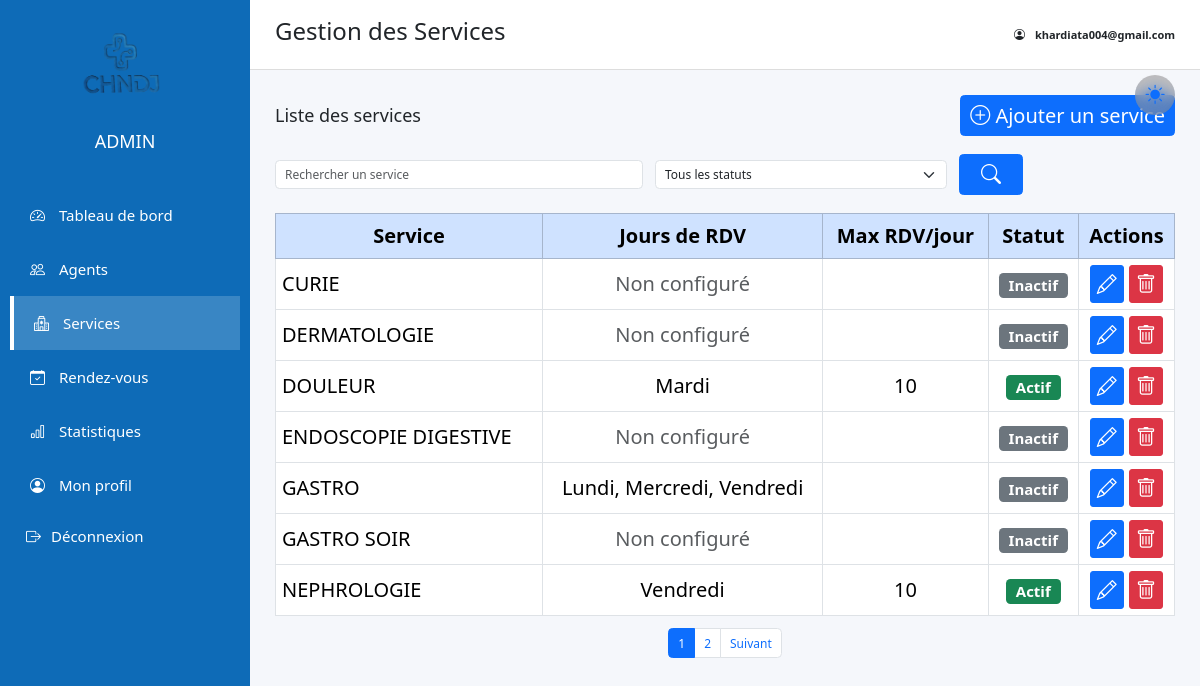
Before: /views/admin.php?page=services (signed in) with the older database file.
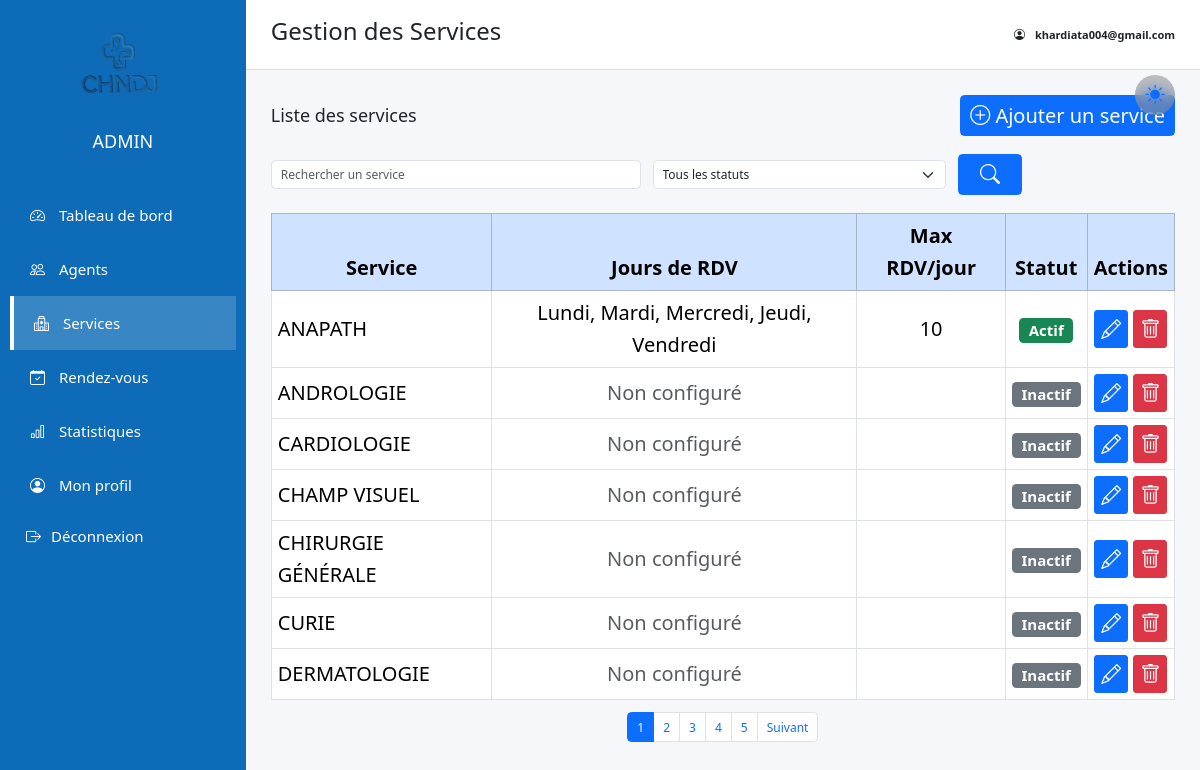
After: the same page with the newer database file.
### tables this page shows
CREATE TABLE `service` (
  `codeService` varchar(6) NOT NULL,
  `designService` varchar(30) NOT NULL
);

### views/admin.php (called while the page is built, shortened)
<?php
require 'admin_layout.php';

### views/services.php (the view, shortened to what this page needs)
<?php
$db = getConnection();
$search = $_GET['search'] ?? '';
$status = $_GET['status'] ?? '';
$limit = 7;
$pageNum = isset($_GET['p']) ? max(1, (int)$_GET['p']) : 1;
$offset = ($pageNum - 1) * $limit;
$countSql = "
    SELECT COUNT(DISTINCT s.codeService)
    FROM service s
    LEFT JOIN service_config sc ON sc.codeService = s.codeService
    WHERE s.designService LIKE :search
";
$countParams = ['search' => "%$search%"];
$stmtCount = $db->prepare($countSql);
$stmtCount->execute($countParams);
$totalServices = $stmtCount->fetchColumn();
$totalPages = ceil($totalServices / $limit);
$sql = "
    SELECT
        s.codeService,
        s.designService,
        sc.max_rdv_jour,
        sc.is_active,
        GROUP_CONCAT(DISTINCT sj.jour ORDER BY sj.jour SEPARATOR ', ') AS jours_rdv
    FROM service s
    LEFT JOIN service_config sc ON sc.codeService = s.codeService
    LEFT JOIN service_jour sj ON sj.codeService = s.codeService
    WHERE s.designService LIKE :search
";
$params = ['search' => "%$search%"];
$sql .= "
    GROUP BY s.codeService, s.designService, sc.max_rdv_jour, sc.is_active
    ORDER BY s.designService ASC
    LIMIT :limit OFFSET :offset
";
$stmt = $db->prepare($sql);
foreach ($params as $key => $value) {
    $stmt->bindValue(":$key", $value);
}
$stmt->bindValue(':limit', $limit, PDO::PARAM_INT);
$stmt->bindValue(':offset', $offset, PDO::PARAM_INT);
$stmt->execute();
$services = $stmt->fetchAll();
?>
<div class="d-flex justify-content-between align-items-center mb-4">
    <h4 class="mb-0">Liste des services</h4>
    <button class="btn btn-primary" data-bs-toggle="modal" data-bs-target="#addServiceModal">
        <i class="bi bi-plus-circle"></i> Ajouter un service
    </button>
</div>
<form method="GET" class="row g-3 align-items-center mb-4">
    <div class="col-md-5">
        <input
            type="text"
            name="search"
            class="form-control"
            placeholder="Rechercher un service"
            value="<?= htmlspecialchars($search) ?>"
        >
    </div>
    <div class="col-md-4">
        <select name="status" class="form-select">
            <option value="">Tous les statuts</option>
        </select>
    </div>
    <div class="col-md-1 d-grid">
        <button type="submit" class="btn btn-primary">
            <i class="bi bi-search"></i>
        </button>
    </div>
</form>
<div class="table-responsive">
    <table class="table table-bordered align-middle">
        <thead class="table-primary">
            <tr>
                <th class="text-center">Service</th>
                <th class="text-center">Jours de RDV</th>
                <th class="text-center">Max RDV/jour</th>
                <th class="text-center">Statut</th>
                <th class="text-center">Actions</th>
            </tr>
        </thead>
        <tbody>
       <?php foreach ($services as $service): ?>
<tr>
    <td><?= htmlspecialchars($service['designService']) ?></td>
    <td class="text-center">
    <?= $service['jours_rdv']
        ? htmlspecialchars($service['jours_rdv'])
        : '<span class="text-muted">Non configuré</span>' ?>
</td>
    <td class="text-center"><?= $service['max_rdv_jour'] ?></td>
    <td class="text-center">
        <?php if ($service['is_active'] == 1): ?>
            <span class="badge bg-success">Actif</span>
        <?php else: ?>
            <span class="badge bg-secondary">Inactif</span>
        <?php endif; ?>
    </td>
    <td class="text-center">
        <button
            class="btn btn-sm btn-primary"
            data-bs-toggle="modal"
            data-bs-target="#editServiceModal<?= $service['codeService'] ?>"
            title="Modifier le service">
            <i class="bi bi-pencil"></i>
        </button>
        <form method="POST" class="d-inline"
      onsubmit="return confirm('Supprimer définitivement ce service ?');">
    <button
  type="button"
  class="btn btn-sm btn-danger"
  data-bs-toggle="modal"
  data-bs-target="#deleteServiceModal"
  data-code="<?= $service['codeService'] ?>"
  title="Supprimer le service">
  <i class="bi bi-trash"></i>
</button>
</form>
    </td>
</tr>
</div>
<?php endforeach; ?>
<?php if ($totalPages > 1): ?>
<nav class="mt-3">
  <ul class="pagination justify-content-center">
    <?php for ($i = 1; $i <= $totalPages; $i++): ?>
      <li class="page-item <?= $i == $pageNum ? 'active' : '' ?>">
        <a class="page-link"
           href="?page=services&p=<?= $i ?>&search=<?= urlencode($search) ?>&status=<?= $status ?>">
          <?= $i ?>
        </a>
      </li>
    <?php endfor; ?>
    <?php if ($pageNum < $totalPages): ?>
      <li class="page-item">
        <a class="page-link"
           href="?page=services&p=<?= $pageNum+1 ?>&search=<?= urlencode($search) ?>&status=<?= $status ?>">
          Suivant
        </a>
      </li>
    <?php endif; ?>
  </ul>
</nav>
<?php endif; ?>

### views/admin_layout.php (shortened to what this page needs)
<?php
$page = isset($_GET['page']) ? $_GET['page'] : 'dashboard';
switch ($page) {
    case 'services':
        $title = "Gestion des Services";
        break;
}
?>
<!DOCTYPE html>
<html lang="fr">
<head>
    <link href="https://cdn.jsdelivr.net/npm/bootstrap@5.3.2/dist/css/bootstrap.min.css" rel="stylesheet">
    <link href="https://cdn.jsdelivr.net/npm/bootstrap-icons@1.11.1/font/bootstrap-icons.css" rel="stylesheet">
    <link rel="stylesheet" href="../assets/css/admin.css">
</head>
<body class="<?= $page ?>"  >
<div class="dashboard-container">
    <aside class="sidebar">
        <div class="sidebar-header">
            <img src="../assets/img/logo.png" class="sidebar-logo">
            <h4>ADMIN</h4>
        </div>
        <ul class="sidebar-menu">
            <li>
                <a href="admin.php?page=dashboard"
                   class="<?= ($page == 'dashboard' ? 'active' : '') ?>">
                    <i class="bi bi-speedometer2"></i> Tableau de bord
                </a>
            </li>
            <li>
                <a href="admin.php?page=agents"
                   class="<?= ($page == 'agents' ? 'active' : '') ?>">
                    <i class="bi bi-people"></i> Agents
                </a>
            </li>
            <li>
                <a href="admin.php?page=services"
                   class="<?= ($page == 'services' ? 'active' : '') ?>">
                    <i class="bi bi-hospital"></i> Services
                </a>
            </li>
            <li>
                <a href="admin.php?page=rendezvous"
                   class="<?= ($page == 'rendezvous' ? 'active' : '') ?>">
                    <i class="bi bi-calendar-check"></i> Rendez-vous
                </a>
            </li>
            <li>
                <a href="admin.php?page=stats"
                   class="<?= ($page == 'stats' ? 'active' : '') ?>">
                    <i class="bi bi-bar-chart"></i> Statistiques
                </a>
            </li>
            <li>
                <a href="admin.php?page=profile"
                   class="<?= ($page == 'profile' ? 'active' : '') ?>">
                    <i class="bi bi-person-circle"></i> Mon profil
                </a>
            </li>
            <li class="sidebar-item logout-item">
                <form method="POST" action="logout.php">
                    <button type="submit" class="sidebar-link logout-link">
                        <i class="bi bi-box-arrow-right"></i>
                        <span>Déconnexion</span>
                    </button>
                </form>
            </li>
        </ul>
    </aside>
    <main class="main-content">
        <header class="topbar">
            <div class="theme-toggle-dashboard" onclick="toggleDashboardTheme()">
                <i id="dashboardThemeIcon" class="bi bi-sun-fill"></i>
            </div>
            <h2><?= $title ?></h2>
            <div class="topbar-user">
                <i class="bi bi-person-circle"></i>
                <span><?= $_SESSION['email'] ?></span>
            </div>
        </header>
        <section class="content-wrapper">
            <?php
                $file = $page . ".php";
                if (file_exists($file)) {
                    require $file;
                } else {
                    echo "<div class='alert alert-danger'>Page introuvable : $file</div>";
                }
            ?>
</body>
</html>

### assets/css/admin.css (style rules this page uses)
html, body { overflow-x: hidden; }
html { font-size: 12px; }
body { font-size: 11px; line-height: 1.6; }
.dashboard-container { display: flex; height: 100vh; overflow: hidden; }
.sidebar { width: 250px; background: #0e6bb7; color: white; padding: 20px 0; display: flex; flex-direction: column; }
.sidebar-header { text-align: center; margin-bottom: 20px; }
.sidebar-logo { width: 120px; margin-bottom: 8px; }
.sidebar-menu { list-style: none; padding-left: 0; margin: 10px; }
.sidebar-menu li a { display: block; padding: 15px 20px; color: white; text-decoration: none; font-size: 15px; transition: 0.2s ease; }
.sidebar-menu li a i { margin-right: 10px; }
.sidebar-menu li a:hover, .sidebar-menu li a.active { background: rgba(255,255,255,0.18); border-left: 4px solid #ffffff; }
.main-content { flex-grow: 1; background: #f5f7fb; padding: 0; overflow-y: auto; }
.topbar { height: 70px; background: white; border-bottom: 1px solid #ddd; display: flex; align-items: center; justify-content: space-between; padding: 0 25px; }
.topbar-user { display: flex; align-items: center; gap: 10px; font-weight: 600; }
.content-wrapper { padding: 25px; }
.theme-toggle-dashboard { position: absolute; right: 25px; top: 75px; position: fixed; width: 40px; height: 40px; background: rgba(143, 140, 140, 0.55); border-radius: 50%; display: flex; justify-content: center; align-items: center; cursor: pointer; backdrop-filter: blur(8px); transition: 0.3s ease; }
.theme-toggle-dashboard i { font-size: 1.6rem; color: #333; transition: 0.3s ease; }
.btn { transition: transform .15s ease, box-shadow .15s ease; }
.btn { transition: all 0.25s ease; }
* { scroll-behavior: smooth; }
select, .form-select { font-size: 12px; }
.btn { font-size: 20px; }
table th, table td { font-size: 20px; }
.text-muted { font-size: 20px; }
.sidebar-item form { margin: 0; }
.sidebar-link { background: none; border: none; width: 100%; text-align: left; padding: 12px 16px; display: flex; align-items: center; gap: 10px; color: #ffffff; font-size: 15px; cursor: pointer; }
.logout-link { color: #ffffff; }
.theme-toggle-dashboard { transition: background 0.3s ease, box-shadow 0.3s ease; }
#dashboardThemeIcon { transition: transform 0.5s ease, color 0.3s ease; }
body:not(.dark-dashboard) #dashboardThemeIcon { color: #0d6efd; text-shadow: 0 0 12px rgba(13,110,253,0.5); }
.table tbody tr { transition: background-color 0.25s ease, transform 0.2s ease, box-shadow 0.2s ease; }
.table tbody tr { animation: fadeTableRow 0.35s ease both; }
.btn { transition: transform 0.15s ease, box-shadow 0.15s ease, background-color 0.2s ease; }
.badge { transition: transform 0.2s ease, box-shadow 0.2s ease; }
.table tbody tr td { transition: background-color 0.25s ease, color 0.25s ease; }
.table tbody tr td:first-child { position: relative; }
.table tbody tr td:first-child::before { content: ""; position: absolute; left: 0; top: 10%; height: 80%; width: 4px; background: transparent; border-radius: 4px; transition: background 0.25s ease; }
.table tbody tr { cursor: pointer; }
.table tbody tr td { transition: background-color 0.25s ease, transform 0.08s ease; }
.table tbody tr { cursor: pointer; transition: background-color 0.25s ease; }

Changed rows visible on the page:
no longer on this page (row unchanged): service: designService "DOULEUR", jours_rdv "Mardi", max_rdv_jour "10", shows "Actif"
no longer on this page (row unchanged): service: designService "ENDOSCOPIE DIGESTIVE", shows "Non configuré", shows "Inactif"
no longer on this page (row unchanged): service: designService "GASTRO", jours_rdv "Lundi, Mercredi, Vendredi", shows "Inactif"
no longer on this page (row unchanged): service: designService "GASTRO SOIR", shows "Non configuré", shows "Inactif"
no longer on this page (row unchanged): service: designService "NEPHROLOGIE", jours_rdv "Vendredi", max_rdv_jour "10", shows "Actif"
added service: designService "ANAPATH", jours_rdv "Lundi, Mardi, Mercredi, Jeudi, Vendredi", max_rdv_jour "10", shows "Actif"
added service: designService "ANDROLOGIE", shows "Non configuré", shows "Inactif"
added service: designService "CARDIOLOGIE", shows "Non configuré", shows "Inactif"
added service: designService "CHAMP VISUEL", shows "Non configuré", shows "Inactif"
added service: designService "CHIRURGIE GÉNÉRALE", shows "Non configuré", shows "Inactif"
Other visible differences:
new list line: "3"
new list line: "4"
new list line: "5"
